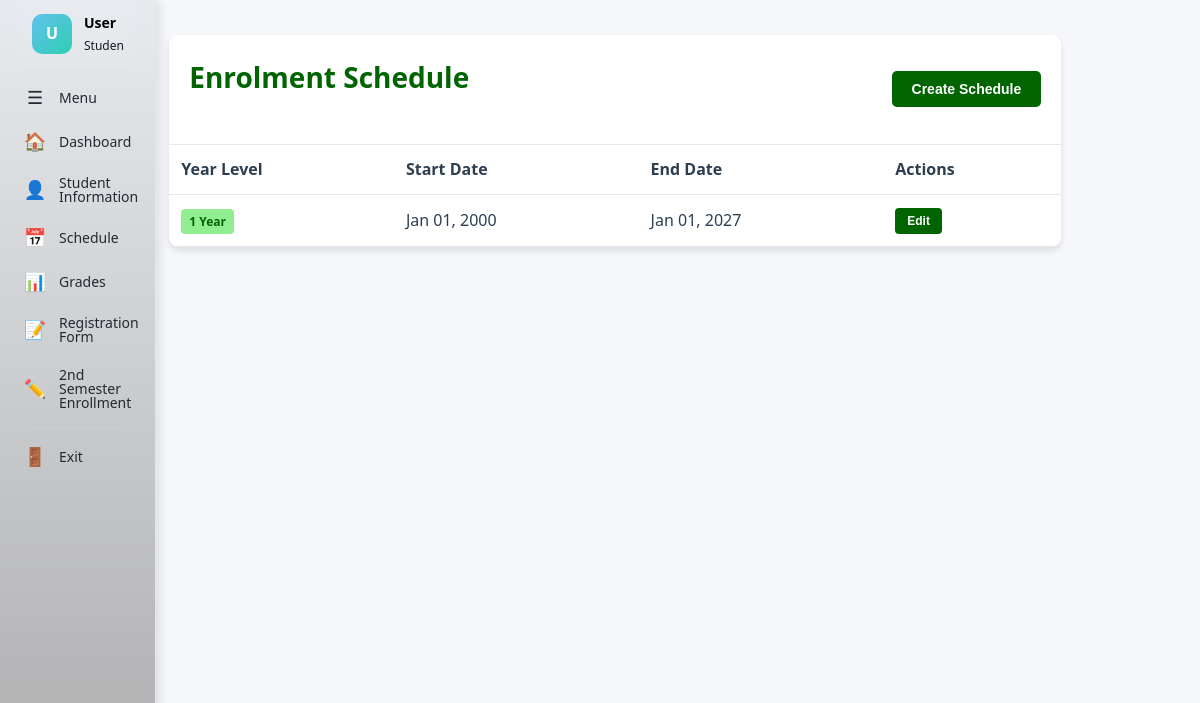
The app's page /enrolment-schedule.php with its own data.
### tables this page shows
CREATE TABLE `year_level_access_period` (
  `YearLevel` varchar(20) NOT NULL,
  `StartDate` date NOT NULL,
  `EndDate` date NOT NULL,
  `CreatedAt` timestamp NOT NULL DEFAULT current_timestamp(),
  `UpdatedAt` timestamp NOT NULL DEFAULT current_timestamp() ON UPDATE current_timestamp()
);

### database/db_config.php (called while the page is built, shortened)
<?php
function getDBConnection() {
    static $conn = null;
    if ($conn === null) {
        $conn = new mysqli(DB_HOST, DB_USER, DB_PASS, DB_NAME);
        $conn->set_charset(DB_CHARSET);
    }
    return $conn;
}
function executeQuery($sql, $params = [], $types = '', &$errorMessage = null) {
    $conn = getDBConnection();
    try {
        $stmt = $conn->prepare($sql);
        if (!$stmt->execute()) {
            $errMsg = "Execute failed: " . $stmt->error;
            if ($errorMessage !== null) $errorMessage = $errMsg;
            error_log("executeQuery Execute Error: " . $errMsg . " | SQL: " . $sql);
            $stmt->close();
            return false;
        }
        if (stripos(trim($sql), 'SELECT') === 0) {
            $result = $stmt->get_result();
            $data = [];
            while ($row = $result->fetch_assoc()) {
                $data[] = $row;
            }
            return $data;
        }
        return true;
    } catch (Exception $e) {
        $errMsg = "Exception: " . $e->getMessage();
        if ($errorMessage !== null) $errorMessage = $errMsg;
        error_log("executeQuery Exception: " . $errMsg);
        return false;
    }
}
?>

### enrolment-schedule.php (the view, shortened to what this page needs)
<?php
require_once 'database/db_config.php';
$accessPeriods = [];
try {
    $sql = "SELECT * FROM year_level_access_period ORDER BY YearLevel ASC";
    $accessPeriods = executeQuery($sql) ?: [];
} catch (Exception $e) {
    $message = 'Error fetching access periods: ' . $e->getMessage();
    $messageType = 'error';
}
?>
<!DOCTYPE html>
<html lang="en">
<head>
    <link rel="stylesheet" href="css/management.css">
</head>
<body>
    <?php include 'sidebar.php'; ?>
    <div class="management-content">
        <div class="management-area">
            <div class="enrollment-schedule-container">
                <div class="enrollment-schedule-header">
                    <h1 class="enrollment-schedule-title">Enrolment Schedule</h1>
                    <button id="create-schedule-btn" class="enrollment-refresh-btn">Create Schedule</button>
                </div>
                <div style="overflow-x: auto;">
                    <table class="enrollment-schedule-table">
                        <thead>
                            <tr>
                                <th>Year Level</th>
                                <th>Start Date</th>
                                <th>End Date</th>
                                <th>Actions</th>
                            </tr>
                        </thead>
                        <tbody>
                            <?php if (empty($accessPeriods)): ?>
                                <tr>
                                    <td colspan="4" class="enrollment-no-data">No access periods found.</td>
                                </tr>
                            <?php else: ?>
                                <?php foreach ($accessPeriods as $period): ?>
                                    <tr>
                                        <td>
                                            <span class="enrollment-year-badge"><?php echo htmlspecialchars($period['YearLevel']); ?> Year</span>
                                        </td>
                                        <td><?php echo date('M d, Y', strtotime($period['StartDate'])); ?></td>
                                        <td><?php echo date('M d, Y', strtotime($period['EndDate'])); ?></td>
                                        <td>
                                            <button class="enrollment-edit-btn" data-year-level="<?php echo htmlspecialchars($period['YearLevel']); ?>" data-start-date="<?php echo htmlspecialchars($period['StartDate']); ?>" data-end-date="<?php echo htmlspecialchars($period['EndDate']); ?>">Edit</button>
                                        </td>
                                    </tr>
                                <?php endforeach; ?>
                            <?php endif; ?>
                        </tbody>
                    </table>
                </div>
            </div>
        </div>
    </div>
</body>
</html>

### css/management.css (style rules this page uses)
* { margin: 0; padding: 0; box-sizing: border-box; }
:root { --primary-green: #006400; --primary-green-dark: #004d00; --primary-green-light: #28a745; --accent-light: #90EE90; --bg-main: #f5f7fa; --bg-card: #ffffff; --text-primary: #2c3e50; --text-secondary: #6c757d; --border-color: #e1e8ed; --shadow-sm: 0 2px 4px rgba(0, 0, 0, 0.08); --shadow-md: 0 4px 12px rgba(0, 0, 0, 0.1); --shadow-lg: 0 8px 24px rgba(0, 0, 0, 0.12); --transition: all 0.3s cubic-bezier(0.4, 0, 0.2, 1); }
body { font-family: 'Segoe UI', Tahoma, Geneva, Verdana, sans-serif; background-color: var(--bg-main); color: var(--text-primary); line-height: 1.6; width: 100vw; }
.management-content { width: calc(100% - 260px); padding: 0 24px 80px 0; min-height: calc(100vh - 128px); transition: var(--transition); background-color: var(--bg-main); }
.management-content h1, .management-content h2 { color: var(--primary-green); margin-bottom: 24px; font-weight: 700; }
.management-content h1 { font-size: 28px; }
.management-area { width: calc(100%); margin-top: 3px; padding: 32px 24px 80px 0; background-color: var(--bg-main); min-height: calc(100vh - 128px); transition: var(--transition); }
.enrollment-schedule-container { background: white; border-radius: 10px; box-shadow: 0 4px 6px rgba(0, 0, 0, 0.1); overflow: hidden; margin-bottom: 20px; }
.enrollment-schedule-header { display: flex; justify-content: space-between; align-items: center; padding: 20px; background: var(--bg-card); border-bottom: 1px solid var(--border-color); }
.enrollment-schedule-title { font-size: 24px; font-weight: 700; color: var(--primary-green); margin: 0; }
.enrollment-refresh-btn { background: var(--primary-green); color: white; padding: 10px 20px; border: none; border-radius: 5px; cursor: pointer; font-size: 14px; font-weight: 600; transition: background-color 0.2s; }
.enrollment-schedule-table { width: 100%; border-collapse: collapse; margin-top: 0; background: white; }
.enrollment-schedule-table th, .enrollment-schedule-table td { padding: 12px; text-align: left; border-bottom: 1px solid var(--border-color); }
.enrollment-schedule-table th { background: var(--bg-card); font-weight: 600; color: var(--text-primary); }
.enrollment-year-badge { background: var(--accent-light); color: var(--primary-green); padding: 4px 8px; border-radius: 4px; font-size: 12px; font-weight: 600; }
.enrollment-edit-btn { background: var(--primary-green); color: white; padding: 6px 12px; border: none; border-radius: 4px; cursor: pointer; font-size: 12px; font-weight: 600; transition: background-color 0.2s; }

### sidebar.php (style rules this page uses)
.management-content, .management-area { margin-left: 8%; transition: margin-left 0.3s ease; }

### records on screen
year_level_access_period: YearLevel "1", StartDate "Jan 01, 2000", EndDate "Jan 01, 2027"

### other values on screen
$userInitial "U"
$userName "User"
